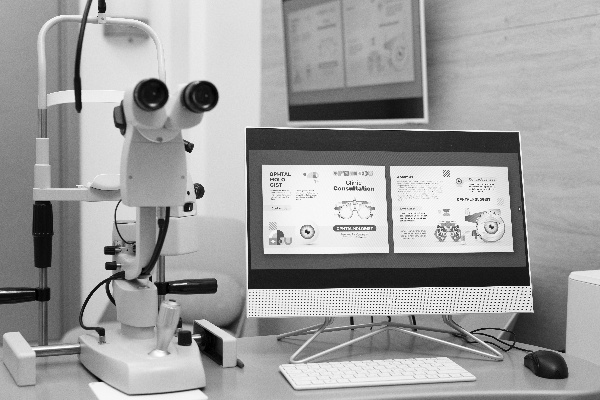
#> input picture Faculty/study Faculty/Computer Vision/image_gra2y.jpg, 600 x 400 px, given in place of image.jpg, which was not available
$ python cv.py   (older library calls are emulated)
#> lines starting #> are read from the running program, lines starting #| are printed output that depends on the picture; after the words box and inside, x2 and y2 are one past the last pixel; in counts of white or black regions, pixels touching at a corner belong together; pictures that were not available may be replaced by others from this repository, and a replacement may not be noted
from matplotlib import pyplot as plt
import numpy as np
import cv2
from scipy.ndimage import rotate

OR_img = cv2.imread(
    'C:\\VS code Clone\\p\\study Faculty\\image.jpg')
#> OR_img is the input picture: shape (400, 600, 3); min 0, max 255, mean 158.1
print(OR_img.shape)
#| (400, 600, 3)
img = cv2.resize(OR_img, (600, 400))
image_gray = cv2.cvtColor(img, cv2.COLOR_BGR2GRAY)
image_HSV = cv2.cvtColor(img, cv2.COLOR_BGR2HSV)
#> image_HSV: shape (400, 600, 3); mean H, S, V 0, 0, 158.1
cv2.imwrite('C:\\VS code Clone\\p\\study Faculty\\image_gray.jpg', image_gray)
cv2.imwrite('C:\\VS code Clone\\p\\study Faculty\\image_HSV.jpg', image_HSV)
# cropping
cropped_image = img[50:250, 100:400]


cv2.imshow('Image', image_gray)
cv2.imshow('HSV', image_HSV)
cv2.imshow('Cropped Image', cropped_image)
cv2.waitKey()
cv2.destroyAllWindows()

print(img.shape)
#| (400, 600, 3)

# rotation

roated_image = cv2.rotate(img, cv2.ROTATE_90_CLOCKWISE)
roated_image1 = cv2.rotate(img, cv2.ROTATE_90_COUNTERCLOCKWISE)
roated_image2 = cv2.rotate(img, cv2.ROTATE_180)
roated_image3 = rotate(img, 45)
cv2.imshow('Rotated Image', roated_image)
cv2.imshow('Rotated Image1', roated_image1)
cv2.imshow('Rotated Image2', roated_image2)
cv2.imshow('Rotated Image3', roated_image3)
cv2.waitKey()
cv2.destroyAllWindows()

# flipping

flipped_image_hor = cv2.flip(img, 1)  # horizontal flip
flipped_image_var = cv2.flip(img, 0)  # vertical flip
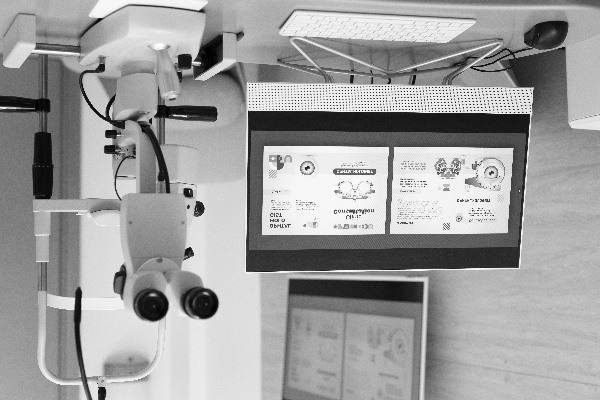
#> flipped_image_var: shape (400, 600, 3); min 0, max 255, mean 158.1
cv2.imshow('Flipped Image hor', flipped_image_hor)
cv2.imshow('Flipped Image var', flipped_image_var)
cv2.waitKey()
cv2.destroyAllWindows()

# pixel manipulation

pixel = img[100, 100]
#> pixel = [236, 236, 236]
print('Original Pixel Value at (100, 100):', pixel)
#| Original Pixel Value at (100, 100): [236 236 236]

cv2.imshow('Modified Image', img)
img[100:200, 100:200] = [255, 255, 0]  # Changing pixel to green
#> img: shape (400, 600, 3); 4.17% of pixels changed, all inside (x1, y1, x2, y2) = (100, 100, 200, 200)
cv2.imshow('Modified Image', img)
cv2.waitKey()
cv2.destroyAllWindows()


# detection of face using haarcascade

# 1️⃣ Image Acquisition
# Read the image (make sure the image file is in the same folder as this code)
img = cv2.imread("C:\\VS code Clone\\p\\study Faculty\\download.jpg")
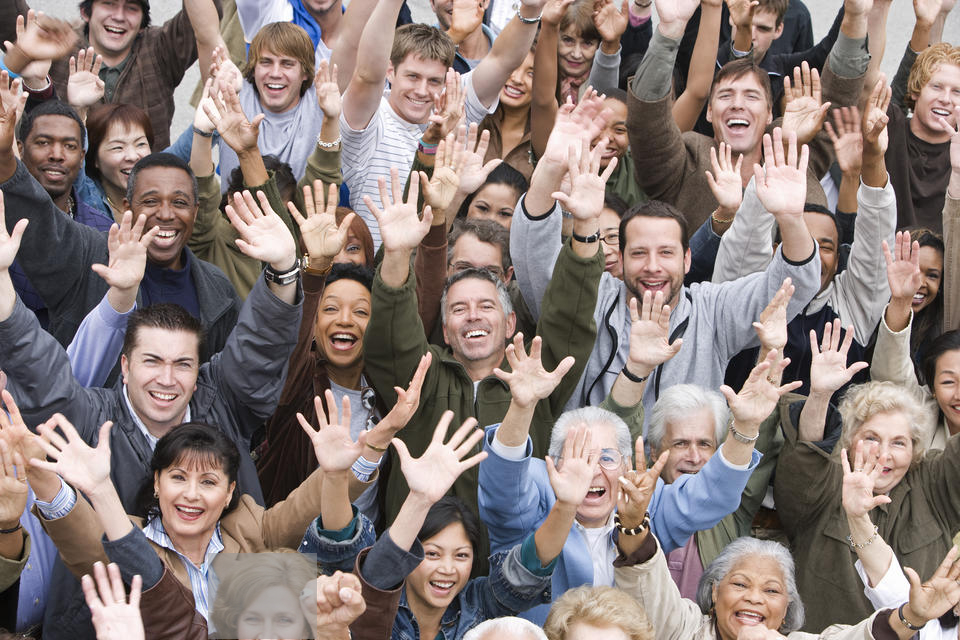
#> input picture Faculty/study Faculty/Computer Vision/download.jpg, 960 x 640 px, found by its file name
#> img is the input picture: shape (640, 960, 3); mean B, G, R 120.6, 124.5, 138.8
cv2.imshow("Original Image", img)

# 2️⃣ Preprocessing
gray = cv2.cvtColor(img, cv2.COLOR_BGR2GRAY)
blur = cv2.GaussianBlur(gray, (5, 5), 0)
cv2.imshow("Preprocessed Image", blur)

# 3️⃣ Feature Extraction
face_cascade = cv2.CascadeClassifier(
    cv2.data.haarcascades + "haarcascade_frontalface_default.xml")
faces = face_cascade.detectMultiScale(blur, scaleFactor=1.1, minNeighbors=100)
#> faces = [[125, 330, 84, 84]]

# 4️⃣ Classification / Recognition
for (x, y, w, h) in faces:
    cv2.rectangle(img, (x, y), (x + w, y + h), (0, 255, 0), 2)
#> this loop made 1 pass
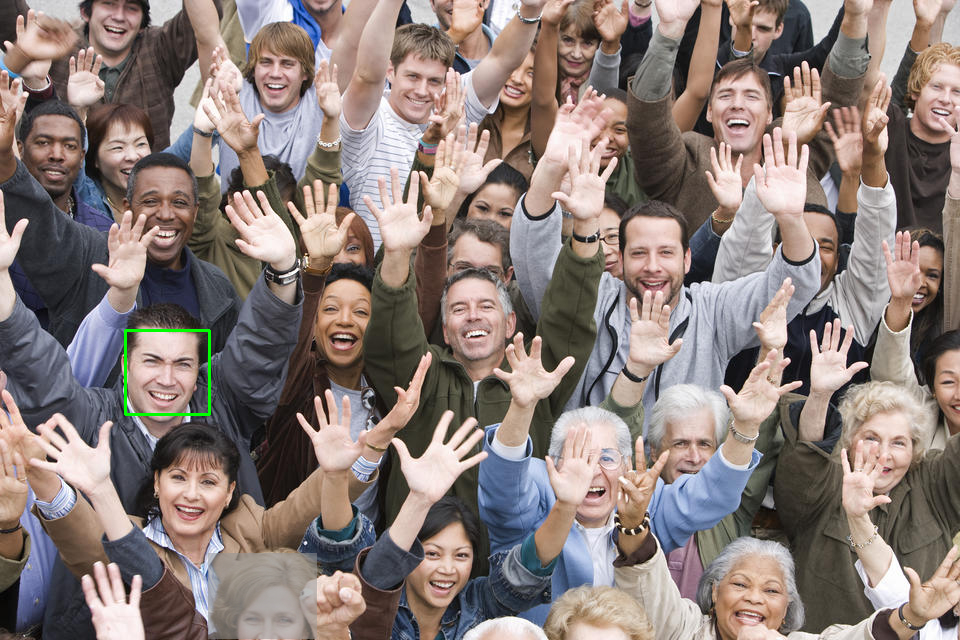
#> img: shape (640, 960, 3); 0.16% of pixels changed, all inside (x1, y1, x2, y2) = (124, 329, 211, 416)

# 5️⃣ Output / Visualization
cv2.imshow("Detected Faces", img)
cv2.waitKey(0)
cv2.destroyAllWindows()

# video capture using haarcascade
face_cascade = cv2.CascadeClassifier(
    cv2.data.haarcascades + "haarcascade_frontalface_default.xml")
cap = cv2.VideoCapture(0)
while True:
    ret, frame = cap.read()
    gray = cv2.cvtColor(frame, cv2.COLOR_BGR2GRAY)
    faces = face_cascade.detectMultiScale(
        gray, scaleFactor=1.1, minNeighbors=5)
#> faces = [[100, 41, 147, 147]]
    for (x, y, w, h) in faces:
        cv2.rectangle(frame, (x, y), (x + w, y + h), (0, 255, 0), 2)
#> this loop made 1 pass
#> frame: shape (400, 600, 3); 0.73% of pixels changed, all inside (x1, y1, x2, y2) = (99, 40, 249, 190)
    cv2.imshow("Video Face Detection", frame)
    if cv2.waitKey(1) & 0xFF == ord('q'):
#> (key q is pressed here)
        break

# Draw

new_img_line = cv2.line(img.copy(), (0, 0), (300, 300), (255, 0, 0), 5)
new_img_line = cv2.arrowedLine(img.copy(), (0, 0), (300, 300), (255, 0, 0), 5)
new_img_rectangle = cv2.rectangle(
    img.copy(), (50, 50), (200, 200), (0, 255, 0), 3)
new_img_circle = cv2.circle(img.copy(), (300, 200), 50, (0, 0, 255), -1)

cv2.imshow('Line', new_img_line)
cv2.imshow('Rectangle', new_img_rectangle)
cv2.imshow('Circle', new_img_circle)
cv2.waitKey()
cv2.destroyAllWindows()


# Drow a polyline
# Polyline pointes

shape_info = np.array([(50, 50), (200, 50), (200, 200), (50, 200)])
drow_poly = cv2.polylines(img, [shape_info],
                          True, color=(255, 0, 255), thickness=3)
cv2.fillPoly(img, [shape_info], color=(0, 255, 255))
#> img: shape (640, 960, 3); mean B, G, R 117, 130.1, 143.9

drow_circle = cv2.circle(img, (300, 200), 50, color=(255, 0, 255), thickness=3)

cv2.imshow('Polyline', drow_poly)
cv2.imshow('Circle', drow_circle)
cv2.waitKey()
cv2.destroyAllWindows()

ww = cv2.FONT_HERSHEY_COMPLEX
#> ww = 3
image_with_text = cv2.putText(
    img.copy(), "my name", (50, 50), 4, 1, (0, 255, 0), 2)
cv2.imshow('Circle', image_with_text)
cv2.waitKey()
cv2.destroyAllWindows()

# move imge

rows, colc, dim = img.shape
#> rows = 640; colc = 960; dim = 3
move = np.float32([
    [1, 0, 50],
    [0, 1, 100],
    [0, 0, 1]
])

imge_translated = cv2.warpPerspective(img, move, (colc, rows))
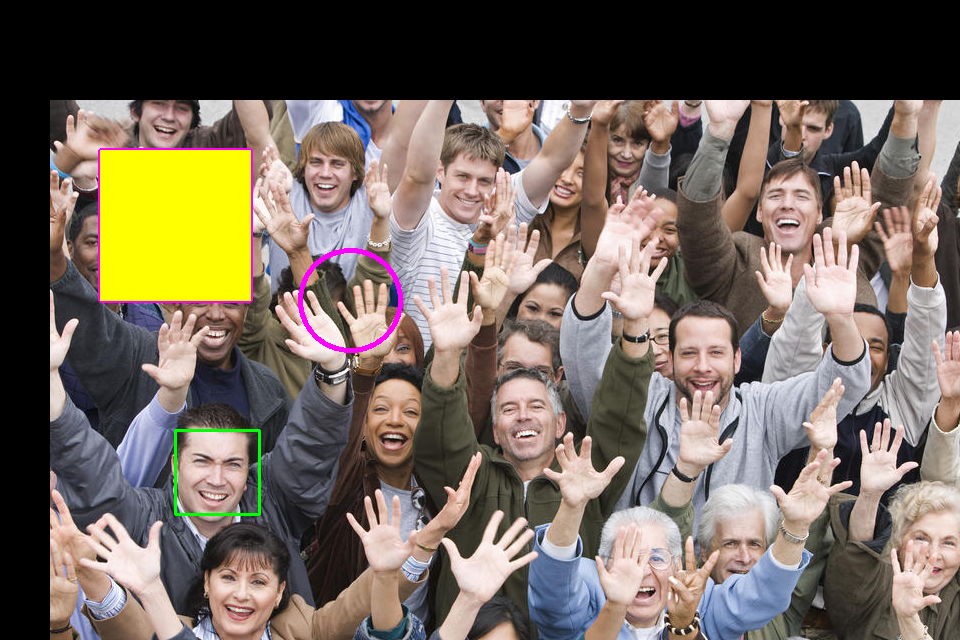
#> imge_translated: shape (640, 960, 3); mean B, G, R 93.7, 105.3, 117.2

cv2.imshow('Translated Image', imge_translated)


rotat1e = cv2.getRotationMatrix2D((colc/2, rows/2), 15, 1)
#> rotat1e = [[0.966, 0.259, -66.47], [-0.259, 0.966, 135.1]]
to_retated_image = cv2.warpAffine(img, rotat1e, (colc, rows))

cv2.imshow('Rotated Image', to_retated_image)
cv2.waitKey()
cv2.destroyAllWindows()


img = cv2.imread("C:\\VS code Clone\\p\\study Faculty\\image.jpg")
img = cv2.resize(img, (600, 400))

# ----------------------------------------------------------

# section 3

# Edge Detection
laplacian = cv2.Laplacian(img, cv2.CV_64F)
plt.subplot(121)
plt.imshow(img, cmap='gray')
plt.title('Original Image')
plt.subplot(122)
plt.imshow(laplacian, cmap='gray')
plt.title('Laplacian Image')
plt.show()

# sobel edge detection
sobelx = cv2.Sobel(img, cv2.CV_64F, 1, 0)
sobely = cv2.Sobel(img, cv2.CV_64F, 0, 1)
sobel = cv2.add(sobelx, sobely)
plt.subplot(121)
plt.imshow(img, cmap='gray')  # org
plt.title('org')
plt.subplot(122)
plt.imshow(sobel, cmap='gray')  # NEW
plt.title('edged')
plt.show()

# canny edge detection
canny = cv2.Canny(img, 100, 200)
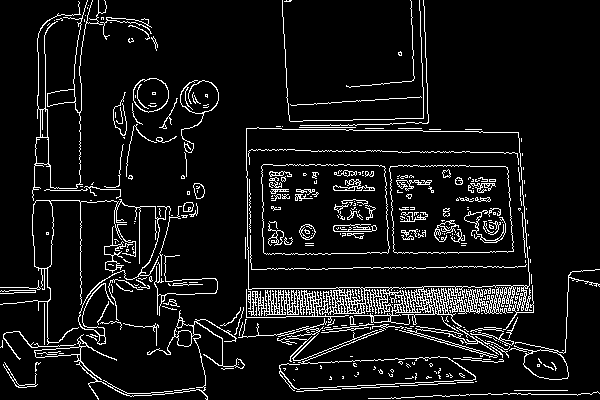
#> canny: shape (400, 600); 8.2% white in thin lines or dots
plt.subplot(121)
plt.imshow(img, cmap='gray')
plt.title('org')
plt.subplot(122)
plt.imshow(canny, cmap='gray')
plt.title('edged')
plt.show()


# image Blurring

# average blurring
blur = cv2.blur(img, (15, 15))
#> blur: shape (400, 600, 3)
plt.subplot(121)
plt.imshow(img)
plt.title('org')
plt.subplot(122)
plt.imshow(blur)
plt.title('blurred')
plt.show()

# gaussian blurring
gauss = cv2.GaussianBlur(img, (5, 5), 0)
plt.subplot(121)
plt.imshow(img)
plt.title('org')
plt.subplot(122)
plt.imshow(gauss)
plt.title('blurred')
plt.show()

# median blurring
blur = cv2.medianBlur(img, 15)
plt.subplot(121)
plt.imshow(img)
plt.title('org')
plt.subplot(122)
plt.imshow(blur)
plt.title('blurred')
plt.show()

# ----------------------------------------------------------

# Section 4
# Harris corner detection

gray = cv2.cvtColor(img, cv2.COLOR_BGR2GRAY)
cv2.imshow("org", img)

gray = np.float32(gray)
#> gray: shape (400, 600) float32
dst = cv2.cornerHarris(gray, 2, 3, 0.04)  # الناتج هنا نقطه صغيره
dst = cv2.dilate(dst, None)  # بيكبر النقطه الصغيرهه

img[dst > 0.01*dst.max()] = [255, 0, 0]
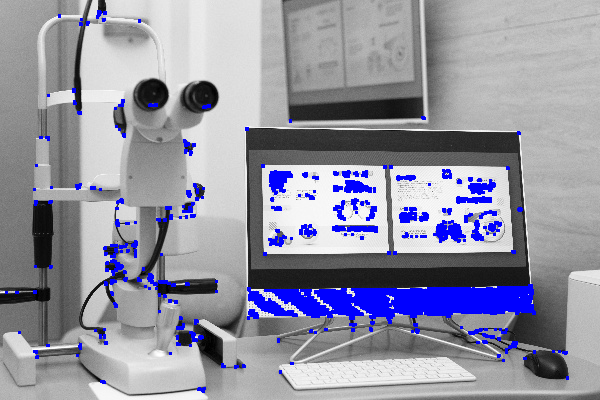
#> img: shape (400, 600, 3); 6.04% of pixels changed, all inside (x1, y1, x2, y2) = (5, 10, 569, 393)

cv2.imshow("harris", img)
cv2.waitKey(0)
cv2.destroyAllWindows()


# Fast Feature Detector
fast = cv2.FastFeatureDetector_create()
kp = fast.detect(img, None)
#> kp = 3063 keypoints; strongest (x, y, size): (426, 287, 7), (414, 211, 7), (339, 204, 7), (342, 213, 7)
img2 = cv2.drawKeypoints(img, kp, None, (255, 0, 0))


cv2.imshow("1", img2)
cv2.waitKey(0)
cv2.destroyAllWindows()

# ----------------------------------------------------------
# Section 5  المقارنه (نقط مميزه) feature sift
# sift create

print("--- تشغيل SIFT ---")
# 1. قراءة الصورة
gray = cv2.cvtColor(img, cv2.COLOR_BGR2GRAY)

# 2. إنشاء كائن SIFT
sift = cv2.SIFT_create()

# 3. اكتشاف النقاط (Keypoints) وحساب البصمات (Descriptors)
keypoints, descriptors = sift.detectAndCompute(gray, None)
#> keypoints = 976 keypoints; strongest (x, y, size): (305, 175, 3.9), (352, 234, 2.1), (416, 236, 2.1), (356, 212, 2)

print(f"عدد النقاط المكتشفة بواسطة SIFT: {len(keypoints)}")
#| عدد النقاط المكتشفة بواسطة SIFT: 976

# 4. رسم النقاط على الصورة
# flags=4 (cv2.DRAW_MATCHES_FLAGS_DRAW_RICH_KEYPOINTS) ترسم دوائر بحجم المفتاح واتجاهه
image_with_keypoints = cv2.drawKeypoints(img, keypoints, None, flags=4)
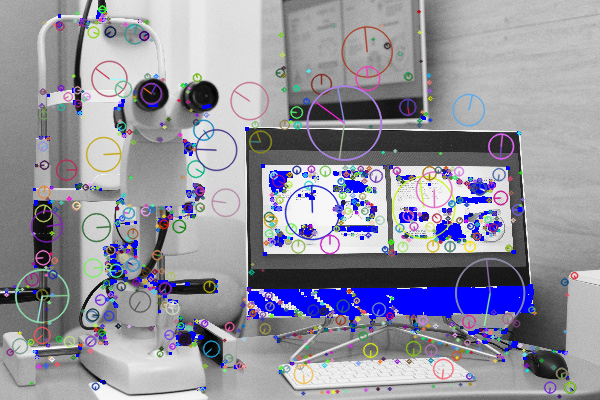
#> image_with_keypoints: shape (400, 600, 3); mean B, G, R 159, 146.7, 147.4

# العرض باستخدام Matplotlib
plt.imshow(cv2.cvtColor(image_with_keypoints, cv2.COLOR_BGR2RGB))
plt.title('SIFT Keypoints')
plt.show()


# Fast
# 2. Convert to grayscale
gray = cv2.cvtColor(img, cv2.COLOR_BGR2GRAY)
fast = cv2.FastFeatureDetector_create()
keypoints = fast.detect(gray, None)
#> keypoints has the same summary as kp
image_with_keypoints = cv2.drawKeypoints(img, keypoints, None, flags=4)

plt.imshow(cv2.cvtColor(image_with_keypoints, cv2.COLOR_BGR2RGB))
plt.title('FAST Keypoints')
plt.show()

# ----------------------------------------------------------
# Section 6

# بنقرأ الصورتين أبيض وأسود (Grayscale) لأن الألوان مش هتفيدنا في مطابقة الأشكال
img1 = cv2.imread('box.png', 0)   # الصورة اللي بندور عليها (Query)
img2 = cv2.imread('scene.png', 0)  # الصورة اللي بندور جواها (Train)

# بنشغل SIFT
sift = cv2.SIFT_create()

# بنقوله طلع النقط (kp) والبصمات (des) من الصورتين
kp1, des1 = sift.detectAndCompute(img1, None)
#> kp1 = 5451 keypoints; strongest (x, y, size): (305, 543, 2.3), (813, 333, 4.5), (632, 531, 2.3), (299, 415, 4.2)
kp2, des2 = sift.detectAndCompute(img2, None)
#> kp2 has the same summary as kp1

# بنجيب الـ BFMatcher
bf = cv2.BFMatcher()

# بنقوله قارن البصمات ببعض وهات لي أقرب "نقطتين" لكل نقطة (k=2)
matches = bf.knnMatch(des1, des2, k=2)
#> matches = 5451 matches

good_matches = []
for m, n in matches:
    # m: أقرب تطابق
    # n: تاني أقرب تطابق

    # لو المسافة بتاعت m أقل بكتير من n (أقل من 75%)
    if m.distance < 0.75 * n.distance:
        good_matches.append([m])
#> after the loop, good_matches = 5451 matches

# بنرسم الخطوط بين النقط المتطابقة
img_final = cv2.drawMatchesKnn(
    img1, kp1, img2, kp2, good_matches, None, flags=2)
plt.imshow(img_final)
plt.show()
